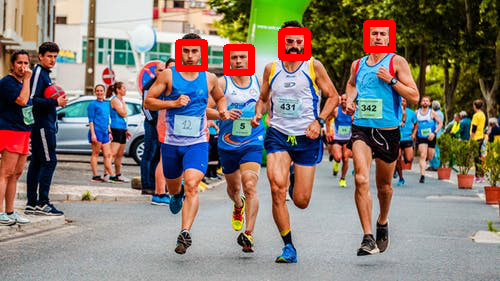
#> input picture deeppixel/Face_Detection/image1.png, 500 x 281 px; its folder holds only this picture in this run
$ python -i canny_edge.py   (imports and definitions only)
#> lines starting #> are read from the running program, lines starting #| are printed output that depends on the picture
# Importing the necessary modules
import numpy as np
from scipy import misc
from scipy import ndimage,misc
from scipy.ndimage.filters import convolve
import matplotlib.pyplot as plt
import matplotlib.image as mpimg
import os

def gaussian_smoothing(size, sigma=1):
    '''
    A way to get rid of the noise on the image, is by applying Gaussian blur to smooth it.
    To do so, image convolution technique is applied with a Gaussian Kernel of any size
    The kernel size depends on the expected blurring effect. Basically, the smallest the kernel,
    the less visible is the blur.
    '''
    size = int(size) // 2
    x, y = np.mgrid[-size:size+1, -size:size+1]
    normal = 1 / (2.0 * np.pi * sigma**2)
    g =  np.exp(-(x**2 + y**2) / (2.0*sigma**2)) * normal
    return g

def rgb2gray(image):
    '''
    This is a way in which we convert the colored RGB Image to Grayscale
    '''
    r, g, b = image[:,:,0], image[:,:,1], image[:,:,2]
    gray = 0.2989 * r + 0.5870 * g + 0.1140 * b
    return gray

def visualize(img, format_image='gray'):
    '''
    This is a function which helps in visualizing the image generated by the hysterisis function
    using matplotlib.
    '''
    plt.figure(figsize=(8, 8))
    if img.shape[0] == 3:
            img = img.transpose(1,2,0)
    plt.imshow(img,cmap=format_image)
    plt.show()

def gaussian_kernel_image(image,g):
    '''
    This function helps us to apply the filter to our image and get back the desired image results
    '''
    gaussianBlur = convolve(image, g)
    return gaussianBlur

def sobel_filter(img):
    '''
    The Gradient calculation step detects the edge intensity and direction
    by calculating the gradient of the image using edge detection operators.
    When the image is smoothed, the derivatives Ix and Iy w.r.t. x and y are calculated.
    Then, the magnitude gradient and the slope(slope) of the gradient is calculated
    Here Kh and Kv are the vertical and horizontal filters
    '''
    Kh = np.array([[-1, 0, 1], [-2, 0, 2], [-1, 0, 1]], np.float32)
    Kv = np.array([[1, 2, 1], [0, 0, 0], [-1, -2, -1]], np.float32)

    Ix = ndimage.filters.convolve(img, Kh)
    Iy = ndimage.filters.convolve(img, Kv)

    gradient = np.hypot(Ix, Iy)
    gradient = gradient / gradient.max() * 255
    slope = np.arctan2(Iy, Ix)
    return (gradient, slope)

def non_max_supression(image,slope):
    '''
    Ideally, the final image should have thin edges. Thus, we must perform non-maximum
    suppression to thin out the edges.The principle is simple:
    the algorithm goes through all the points on the gradient intensity matrix and
    finds the pixels with the maximum value in the edge directions.
    n this algorithm we propose additional penalties to produce more compact edges
    and thus become less sensitive to the threshold of NMS
    The gradient intensity matrixis taken along 4 different angles : 22.5, 67.5, 112.5 and 157.5.
    The steps are :
    - Create a matrix initialized to 0 of the same size of the original gradient intensity matrix;
    - Identify the edge direction based on the angle value from the angle matrix;
    - Check if the pixel in the same direction has a higher intensity than the pixel that is currently processed;
    - Return the image processed with the non-max suppression algorithm.
    '''
    R, C = image.shape
    nms_image = np.zeros((R,C), dtype=np.int32)
    angle = slope * 180. / np.pi
    angle[angle < 0] += 180


    for i in range(1,R-1):
        for j in range(1,C-1):
            try:
                q = 255
                r = 255

               #angle 0
                if (0 <= angle[i,j] < 22.5) or (157.5 <= angle[i,j] <= 180):
                    q = image[i, j+1]
                    r = image[i, j-1]
                #angle 45
                elif (22.5 <= angle[i,j] < 67.5):
                    q = image[i+1, j-1]
                    r = image[i-1, j+1]
                #angle 90
                elif (67.5 <= angle[i,j] < 112.5):
                    q = image[i+1, j]
                    r = image[i-1, j]
                #angle 135
                elif (112.5 <= angle[i,j] < 157.5):
                    q = image[i-1, j-1]
                    r = image[i+1, j+1]

                if (image[i,j] >= q) and (image[i,j] >= r):
                    nms_image[i,j] = image[i,j]
                else:
                    nms_image[i,j] = 0

            except IndexError as e:
                pass

    return nms_image

def threshold(img,ht,lt,wp,sp):
    '''
    The double threshold step aims at identifying 3 kinds of pixels: strong, weak, and non-relevant:
    - Strong pixels are pixels that have an intensity so high that we are sure they contribute to the final edge.
    - Weak pixels are pixels that have an intensity value that is not enough to be considered as strong ones,
      but yet not small enough to be considered as non-relevant for the edge detection.
    - Other pixels are considered as non-relevant for the edge.

    Similarly :
    - High threshold is used to identify the strong pixels (intensity higher than the high threshold)
    - Low threshold is used to identify the non-relevant pixels (intensity lower than the low threshold)
    - All pixels having intensity between both thresholds are flagged as weak and the Hysteresis mechanism (next step)
      will help us identify the ones that could be considered as strong and the ones that are considered as non-relevant.
    '''
    highThreshold = img.max() * ht;
    lowThreshold = highThreshold * lt;

    M, N = img.shape
    res = np.zeros((M,N), dtype=np.int32)

    weak = np.int32(wp)
    strong = np.int32(sp)

    strong_i, strong_j = np.where(img >= highThreshold)
    zeros_i, zeros_j = np.where(img < lowThreshold)

    weak_i, weak_j = np.where((img <= highThreshold) & (img >= lowThreshold))

    res[strong_i, strong_j] = strong
    res[weak_i, weak_j] = weak

    return res

def hysteresis(image,wp,sp):
    '''
    Based on the threshold results, the hysteresis consists of transforming weak pixels into strong ones,
    if and only if at least one of the pixels around the one being processed is a strong one.Weak pixels
    connected to strong pixels are kept, while the weak pixels connected to weak pixels are discarded.
    This is done to determine the edges which are actually weak but are real edges
    '''

    R, C = image.shape
    weak = wp
    strong = sp
    for i in range(1, R-1):
        for j in range(1, C-1):
            if (image[i,j] == weak):
                try:
                    if ((image[i+1, j-1] == strong) or (image[i+1, j] == strong) or (image[i+1, j+1] == strong)
                        or (image[i, j-1] == strong) or (image[i, j+1] == strong)
                        or (image[i-1, j-1] == strong) or (image[i-1, j] == strong) or (image[i-1, j+1] == strong)):
                        image[i, j] = strong
                    else:
                        image[i, j] = 0
                except IndexError as e:
                    pass

    return image

def image_edge_detect(path, sigma=1, kernel_size=5, weakp=70, strongp=225, low_t=0.07, high_t=0.18):
    '''
    This is like a feed forward function which feeds in the original throgh all the functions
    and returns back the image obtained.
    '''
#> called with path = '../Face_Detection/image1.png', sigma = 1, kernel_size = 5, weakp = 70, strongp = 225, low_t = 0.07, high_t = 0.18
    gauss_kernel = gaussian_smoothing(kernel_size, sigma)
    img=mpimg.imread(path)
#> img is the input picture: shape (281, 500, 3) float32; mean R, G, B 0.523, 0.485, 0.453
    image=rgb2gray(img)
#> in rgb2gray, `r, g, b = image[:,:,0], image[:,:,1], image[:,:,2]`:
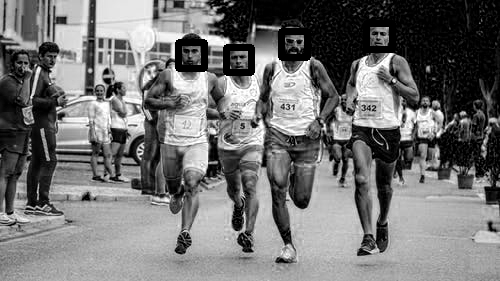
#> b: shape (281, 500) float32; min 0, max 1, mean 0.452
    smooth_image = convolve(image, gauss_kernel)
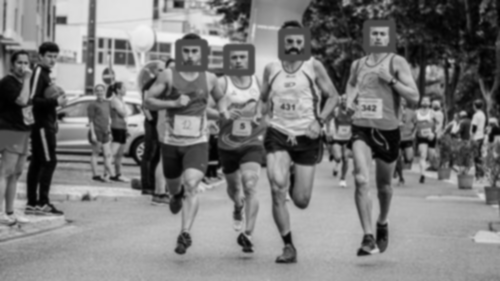
#> smooth_image: shape (281, 500) float32; min 0.00194, max 0.952, mean 0.483

    gradient, slope = sobel_filter(smooth_image)
#> in sobel_filter, `Iy = ndimage.filters.convolve(img, Kv)`:
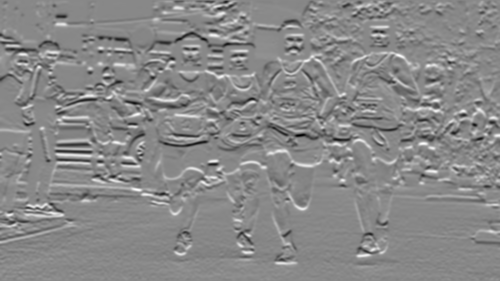
#> Iy: shape (281, 500) float32; min -1.98, max 1.73, mean 0.00519; drawn with min black and max white
#> in sobel_filter, `slope = np.arctan2(Iy, Ix)`:
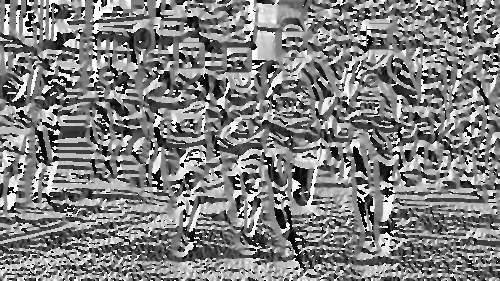
#> slope: shape (281, 500) float32; min -3.14, max 3.14, mean 0.023; drawn with min black and max white
    nms_image = non_max_supression(gradient, slope)
#> in non_max_supression, `angle[angle < 0] += 180`:
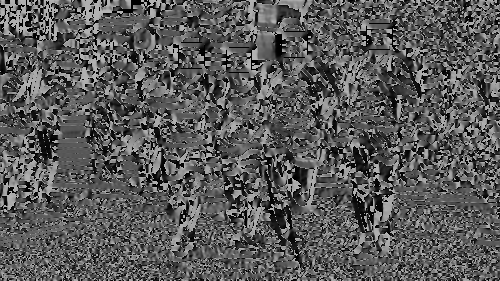
#> angle: shape (281, 500) float32; min 0, max 180, mean 89.8
#> after the loop in non_max_supression, `for i in range(1,R-1):`:
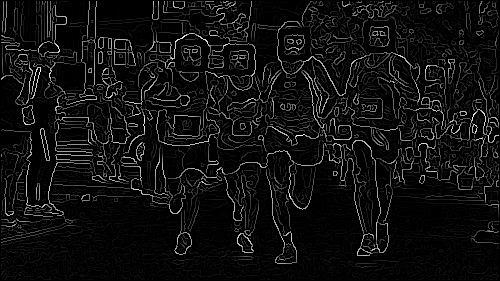
#> nms_image: shape (281, 500) int32; min 0, max 255, mean 15.6

    thresh_image = threshold(nms_image, high_t, low_t, weakp, strongp)
#> in threshold, `highThreshold = img.max() * ht;`: highThreshold = 45.9
#> in threshold, `lowThreshold = highThreshold * lt;`: lowThreshold = 3.21
#> in threshold, `strong_i, strong_j = np.where(img >= highThreshold)`: strong_i = 17658 values from 1 to 263; strong_j = 17658 values, max 498 at index 1085, min 1 at index 2104, mean 249.2
#> in threshold, `weak_i, weak_j = np.where((img <= highThreshold) & (img >= lowThreshol..`: weak_i = 19357 values from 1 to 279; weak_j = 19357 values, max 498 at index 799, min 1 at index 2461, mean 259.2

    final_image = hysteresis(thresh_image, weakp, strongp)
#> after the loop in hysteresis, `for i in range(1, R-1):`:
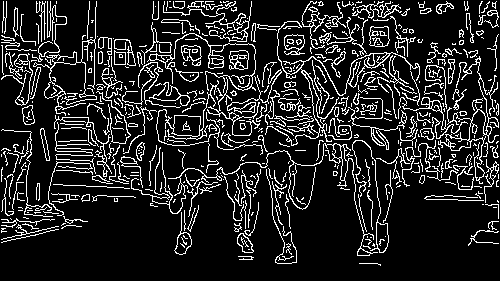
#> image: shape (281, 500) int32; values 0 (black) and 225 (white), 14.5% white in thin lines or dots
    return final_image

def folder_edge_detect(path, sigma=1, kernel_size=5, weakp=70, strongp=225, low_t=0.07, high_t=0.18):
    '''
    A similar function as above. This iterates through images in a folder instead of asingle image
    '''
    final=[]
    for img in os.listdir(path):
        img=mpimg.imread(os.path.join(path,img))
        canny_img=image_edge_detect(img,sigma,kernel_size,weakp,strongp,low_t,high_t)
        final.append(canny_img)
    return final


>>> result = image_edge_detect('../Face_Detection/image1.png')
